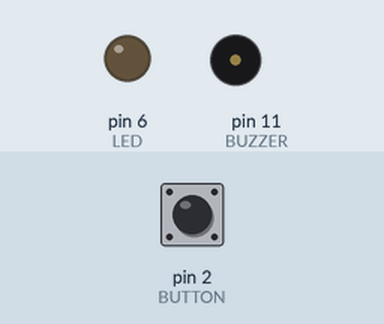
Bench run of a sketch on a simulated Arduino Uno, built with avr-gcc and run on an emulated ATmega328P. Shown: output pins drawn as LEDs (lit = HIGH), buzzer (waves = sounding). Inputs (shaded band) come from the test bench; at power-on: pin 2 (BUTTON) LOW. What the sketch prints to the serial monitor is not drawn.

Above: at 1.2 s.
1.3 s: pin 2 (BUTTON) pulled HIGH for 0.15 s
At 2.0 s:
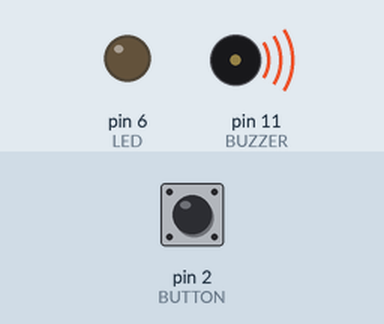
Timing chart, 0 to 5.0 s (numbered marks = the images above; inputs shaded):
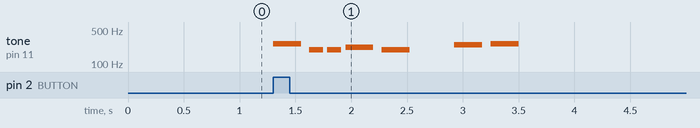

The sketch:

pair_programing.ino
```cpp
#include "pitches.h"

const int LED = 6;
const int BUTTON = 2;
const int BUZZER = 11;

bool trigger = true;

int buttonState = 0;
int lastButtonState = 0;
int buttonPushCounter = 0;

int ledState = LOW;
unsigned long previousMillis = 0;
const long interval = 1000;

void setup() {
  pinMode(LED, OUTPUT);
  pinMode(BUTTON, INPUT);
  pinMode(BUZZER, OUTPUT);
  Serial.begin(9600);
}

void loop() {

  button();
  if ((buttonPushCounter % 2) == 1)
    buzzer();
  else {
    trigger = true;
  }

  if ((millis() % 500) == 0) {
    Serial.println(buttonPushCounter);
  }
}

void button() {
  buttonState = digitalRead(BUTTON);

  if (buttonState != lastButtonState) {
    if (buttonState == HIGH) {
      buttonPushCounter++;
    }
  }

  lastButtonState = buttonState;
}

void blink() {
  unsigned long currentMillis = millis();

  if (currentMillis - previousMillis >= interval) {
    previousMillis = currentMillis;

    if (ledState == LOW) {
      ledState = HIGH;
    } else {
      ledState = LOW;
    }

    digitalWrite(LED, ledState);
  }
  // if ((millis() % 200) == 0) {
  //   Serial.println((String) "currentMillis" + currentMillis);
  //   Serial.println((String) "previousMillis" + previousMillis);
  // }
}

void buzzer() {
  int melody[] = {
    NOTE_C4, NOTE_G3, NOTE_G3, NOTE_A3, NOTE_G3, 0, NOTE_B3, NOTE_C4
  };

  int noteDurations[] = {
    4, 8, 8, 4, 4, 4, 4, 4
  };

  if (trigger == true) {
    for (int thisNote = 0; thisNote < 8; thisNote++) {

      int noteDuration = 1000 / noteDurations[thisNote];
      tone(BUZZER, melody[thisNote], noteDuration);

      int pauseBetweenNotes = noteDuration * 1.30;
      delay(pauseBetweenNotes);

      noTone(BUZZER);
      if (thisNote == 7){
        trigger = false;
        break;
      }
    }
  }
}
```

pitches.h
```cpp
#line 1 "C:\\Users\\6\\AppData\\Local\\Temp\\.arduinoIDE-unsaved2023310-5992-wblis1.0tps9\\toneMelody\\pitches.h"
/*************************************************
   Public Constants
 *************************************************/

#define NOTE_B0 31
#define NOTE_C1 33
#define NOTE_CS1 35
#define NOTE_D1 37
#define NOTE_DS1 39
#define NOTE_E1 41
#define NOTE_F1 44
#define NOTE_FS1 46
#define NOTE_G1 49
#define NOTE_GS1 52
#define NOTE_A1 55
#define NOTE_AS1 58
#define NOTE_B1 62
#define NOTE_C2 65
#define NOTE_CS2 69
#define NOTE_D2 73
#define NOTE_DS2 78
#define NOTE_E2 82
#define NOTE_F2 87
#define NOTE_FS2 93
#define NOTE_G2 98
#define NOTE_GS2 104
#define NOTE_A2 110
#define NOTE_AS2 117
#define NOTE_B2 123
#define NOTE_C3 131
#define NOTE_CS3 139
#define NOTE_D3 147
#define NOTE_DS3 156
#define NOTE_E3 165
#define NOTE_F3 175
#define NOTE_FS3 185
#define NOTE_G3 196
#define NOTE_GS3 208
#define NOTE_A3 220
#define NOTE_AS3 233
#define NOTE_B3 247
#define NOTE_C4 262
#define NOTE_CS4 277
#define NOTE_D4 294
#define NOTE_DS4 311
#define NOTE_E4 330
#define NOTE_F4 349
#define NOTE_FS4 370
#define NOTE_G4 392
#define NOTE_GS4 415
#define NOTE_A4 440
#define NOTE_AS4 466
#define NOTE_B4 494
#define NOTE_C5 523
#define NOTE_CS5 554
#define NOTE_D5 587
#define NOTE_DS5 622
#define NOTE_E5 659
#define NOTE_F5 698
#define NOTE_FS5 740
#define NOTE_G5 784
#define NOTE_GS5 831
#define NOTE_A5 880
#define NOTE_AS5 932
#define NOTE_B5 988
#define NOTE_C6 1047
#define NOTE_CS6 1109
#define NOTE_D6 1175
#define NOTE_DS6 1245
#define NOTE_E6 1319
#define NOTE_F6 1397
#define NOTE_FS6 1480
#define NOTE_G6 1568
#define NOTE_GS6 1661
#define NOTE_A6 1760
#define NOTE_AS6 1865
#define NOTE_B6 1976
#define NOTE_C7 2093
#define NOTE_CS7 2217
#define NOTE_D7 2349
#define NOTE_DS7 2489
#define NOTE_E7 2637
#define NOTE_F7 2794
#define NOTE_FS7 2960
#define NOTE_G7 3136
#define NOTE_GS7 3322
#define NOTE_A7 3520
#define NOTE_AS7 3729
#define NOTE_B7 3951
#define NOTE_C8 4186
#define NOTE_CS8 4435
#define NOTE_D8 4699
#define NOTE_DS8 4978
```

Measured:
- after the input at 1.3 s, tone on pin 11 (BUZZER): plays 262 Hz for 0.25 s, 196 Hz for 0.13 s, 196 Hz for 0.13 s, 220 Hz for 0.25 s, 196 Hz for 0.25 s, 247 Hz for 0.25 s … (7 notes in this stretch), starting at once
